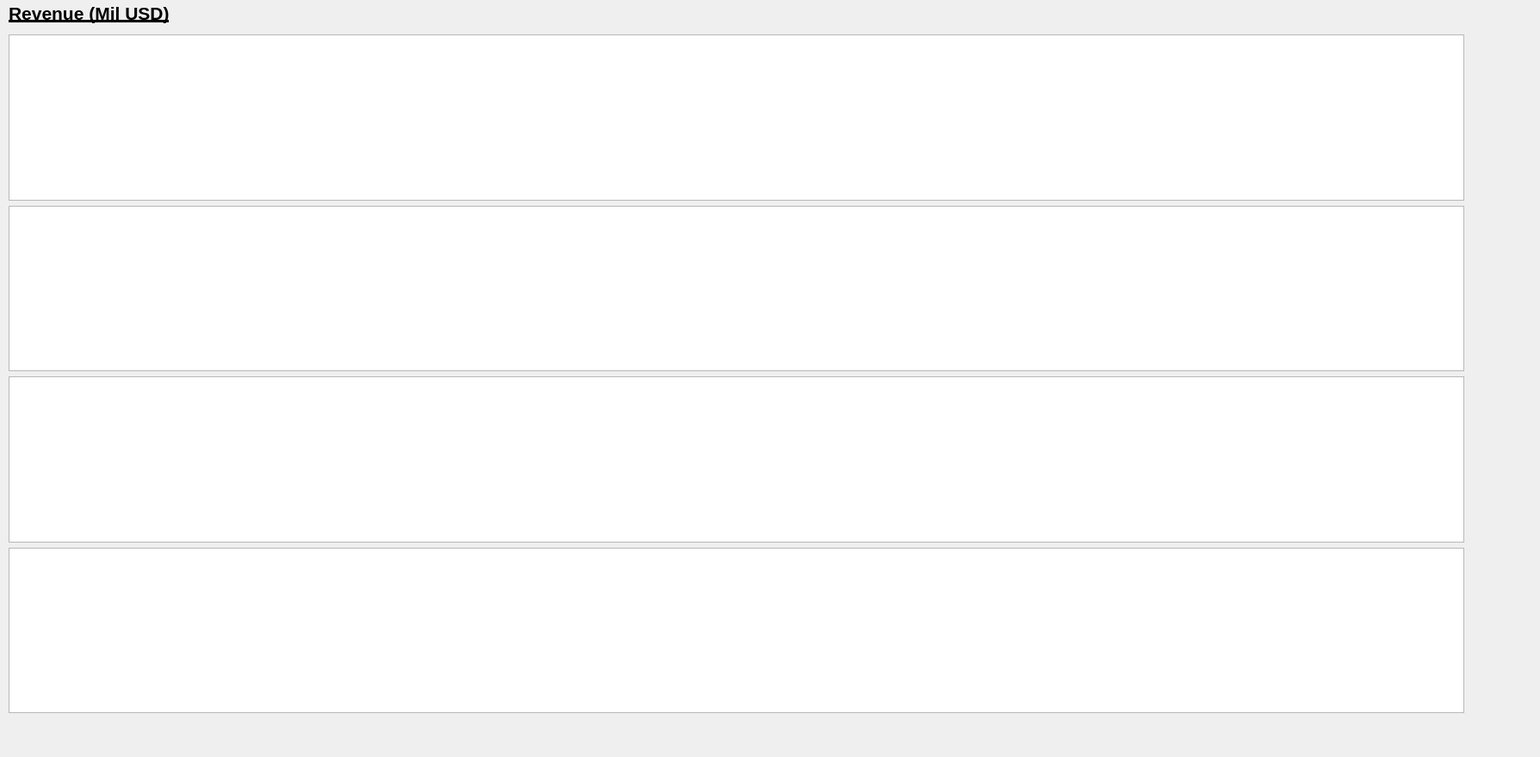
      <widget class="QWidget" name="scrollAreaWidgetContents_13">
       <property name="geometry">
        <rect>
         <x>0</x>
         <y>0</y>
         <width>1789</width>
         <height>879</height>
        </rect>
       </property>
       <widget class="QLabel" name="label_112">
        <property name="geometry">
         <rect>
          <x>10</x>
          <y>0</y>
          <width>191</width>
          <height>31</height>
         </rect>
        </property>
        <property name="text">
         <string>&lt;html&gt;&lt;head/&gt;&lt;body&gt;&lt;p&gt;&lt;span style=&quot; font-size:16pt; font-weight:700; text-decoration: underline;&quot;&gt;Revenue (Mil USD)&lt;/span&gt;&lt;/p&gt;&lt;/body&gt;&lt;/html&gt;</string>
        </property>
       </widget>
       <widget class="QWidget" name="layoutWidget">
        <property name="geometry">
         <rect>
          <x>10</x>
          <y>40</y>
          <width>1691</width>
          <height>788</height>
         </rect>
        </property>
        <layout class="QVBoxLayout" name="revenueTabTables">
         <item>
          <widget class="QTableWidget" name="revenueTabTable_1"/>
         </item>
         <item>
          <widget class="QTableWidget" name="revenueTabTable_2"/>
         </item>
         <item>
          <widget class="QTableWidget" name="revenueTabTable_3"/>
         </item>
         <item>
          <widget class="QTableWidget" name="revenueTabTable_4"/>
         </item>
        </layout>
       </widget>
      </widget>
